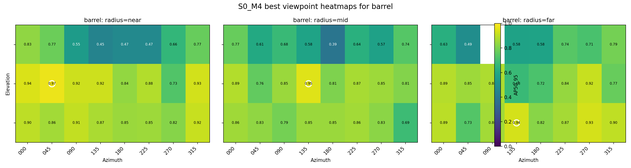
#> input picture results/viewpoint_analysis/s0_m4/object_viewpoint_heatmaps_s0_m4/barrel_ap50_95_heatmaps.png, 631 x 168 px, shrunk from 2880 x 768 before the run; its folder holds 4 pictures in this run
$ python generate_all_objects_heatmap_grid.py
#> lines starting #> are read from the running program, lines starting #| are printed output that depends on the picture
from __future__ import annotations

from math import ceil
from pathlib import Path

import matplotlib

matplotlib.use("Agg")
import matplotlib.image as mpimg
import matplotlib.pyplot as plt


WORKSPACE = Path(__file__).resolve().parents[2]
SOURCE_DIR = WORKSPACE / "s0_m4" / "object_viewpoint_heatmaps_s0_m4"
OUTPUT_DIR = WORKSPACE / "s0_m4" / "thesis_viewpoint_analysis_s0_m4" / "heatmaps_avgoverradius"
OUTPUT_PATH = OUTPUT_DIR / "all_objects_ap50_95_heatmaps.png"


def main() -> None:
    image_paths = sorted(SOURCE_DIR.glob("*_ap50_95_heatmaps.png"))
    if not image_paths:
        raise FileNotFoundError(f"No heatmaps found in {SOURCE_DIR}")

    columns = 2
    rows = ceil(len(image_paths) / columns)
    fig, axes = plt.subplots(rows, columns, figsize=(14, rows * 4.6))
    axes_list = axes.flatten() if hasattr(axes, "flatten") else [axes]

    for axis, image_path in zip(axes_list, image_paths, strict=False):
        image = mpimg.imread(image_path)
#> image is the input picture: shape (168, 631, 4) float32; mean R, G, B, A 0.661, 0.846, 0.542, 1
        axis.imshow(image)
        axis.set_title(image_path.stem.replace("_ap50_95_heatmaps", ""), fontsize=11)
        axis.axis("off")

    for axis in axes_list[len(image_paths):]:
        axis.axis("off")
#> this loop made 0 passes

    fig.suptitle("Azimuth-elevation heatmaps averaged over radius by object class", fontsize=16)
    fig.tight_layout()
    fig.subplots_adjust(top=0.96)
    OUTPUT_DIR.mkdir(parents=True, exist_ok=True)
    fig.savefig(OUTPUT_PATH, dpi=220, bbox_inches="tight")
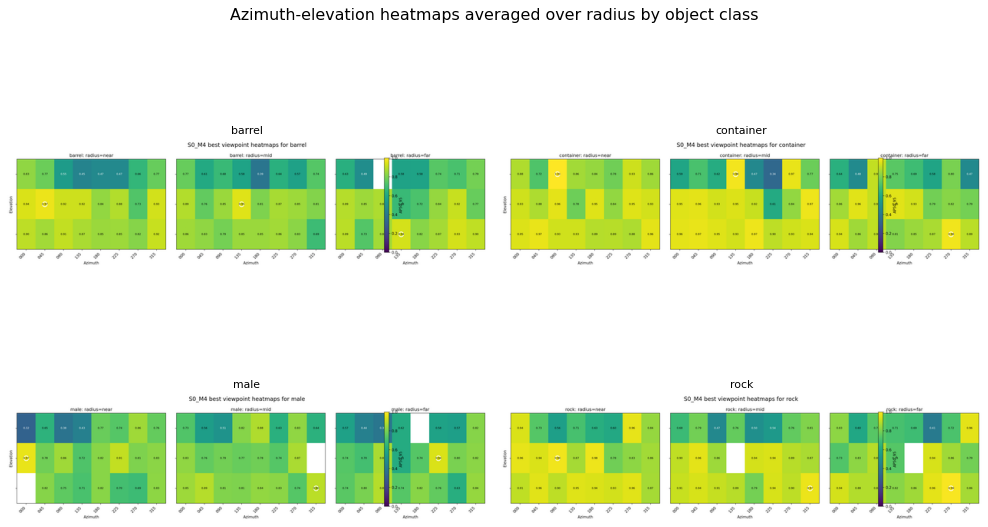
#> figure drawn by matplotlib, 4 panels
    plt.close(fig)
    print(OUTPUT_PATH)


if __name__ == "__main__":
    main()
